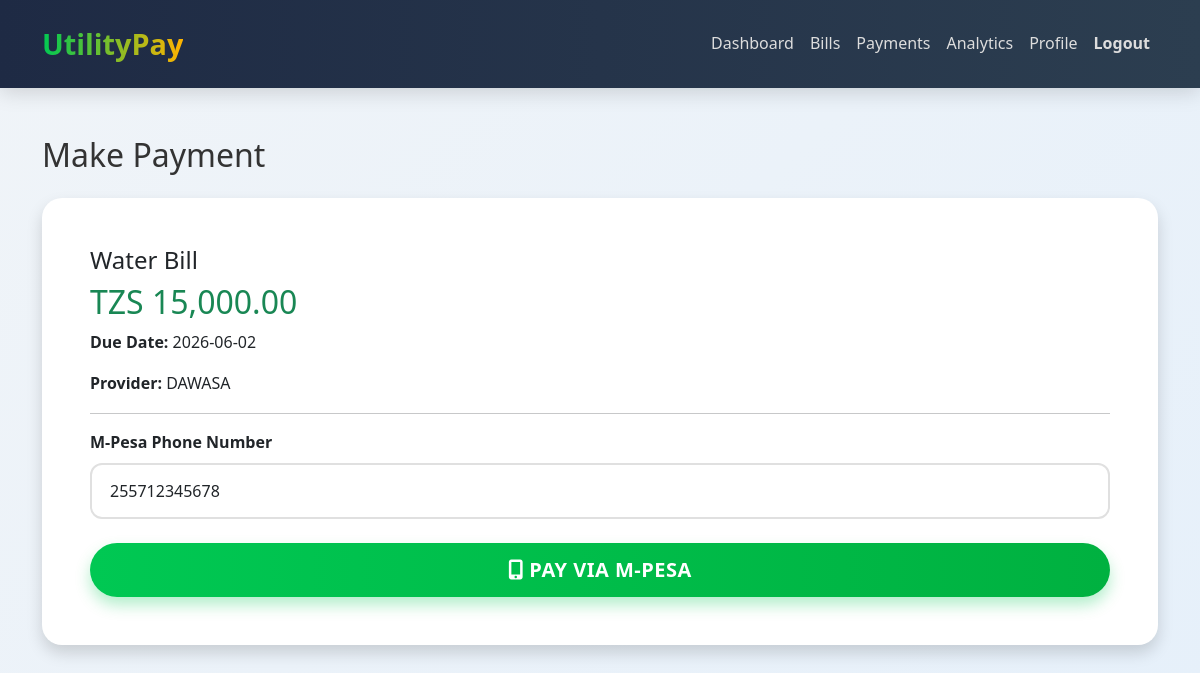
The page /payments.php?bill_id=1 (signed in) on the database its author committed.
### tables this page shows
CREATE TABLE `bills` (
  `id` int(11) NOT NULL,
  `user_id` int(11) DEFAULT NULL,
  `utility_type` enum('water','electricity','internet') NOT NULL,
  `amount` decimal(10,2) NOT NULL,
  `due_date` date NOT NULL,
  `status` enum('pending','paid') DEFAULT 'pending',
  `bill_number` varchar(50) DEFAULT NULL,
  `provider` varchar(100) DEFAULT NULL,
  `created_at` timestamp NOT NULL DEFAULT current_timestamp()
);

### payments.php (the view, shortened to what this page needs)
<?php
include 'includes/header.php';
$user_id = $_SESSION['user_id'];
$bill = null;
if (isset($_GET['bill_id'])) {
    $bill_id = (int)$_GET['bill_id'];
    $bill_query = $conn->query("SELECT * FROM bills WHERE id = $bill_id AND user_id = $user_id");
    $bill = $bill_query->fetch_assoc();
}
?>
<div class="container py-5">
    <h2 class="mb-4">Make Payment</h2>
    <?php if ($bill): ?>
        <div class="card shadow">
            <div class="card-body p-5">
                <h4><?= ucfirst($bill['utility_type']) ?> Bill</h4>
                <h2 class="text-success">TZS <?= number_format($bill['amount'], 2) ?></h2>
                <p><strong>Due Date:</strong> <?= $bill['due_date'] ?></p>
                <p><strong>Provider:</strong> <?= $bill['provider'] ?></p>
                <hr>
                <form method="POST">
                    <div class="mb-4">
                        <label class="form-label fw-bold">M-Pesa Phone Number</label>
                        <input type="text" name="phone" class="form-control" value="255<?= substr($_SESSION['phone'] ?? '712345678', -9) ?>" required>
                    </div>
                    <button type="submit" name="pay_mpesa" class="btn btn-success btn-lg w-100">
                        <i class="fas fa-mobile-alt"></i> PAY VIA M-PESA
                    </button>
                </form>
            </div>
        </div>
    <?php else: ?>
        <div class="alert alert-warning">Please select a bill from <a href="bills.php">My Bills</a></div>
    <?php endif; ?>
</div>
<?php include 'includes/footer.php'; ?>

### assets/css/style.css (style rules this page uses)
:root { --primary: #00c853; --primary-dark: #00b140; --secondary: #ffb300; --dark: #1e2a44; --light: #f8f9fa; --gray: #6c757d; --success: #00c853; --accent: #1e88e5; }
* { margin: 0; padding: 0; box-sizing: border-box; }
body { font-family: 'Segoe UI', system-ui, -apple-system, sans-serif; background: linear-gradient(135deg, #f0f4f8 0%, #e6f0fa 100%); color: #333; line-height: 1.6; overflow-x: hidden; }
.card { border: none; border-radius: 20px; box-shadow: 0 15px 35px rgba(0, 0, 0, 0.08); transition: all 0.4s cubic-bezier(0.4, 0, 0.2, 1); overflow: hidden; background: white; }
.btn { border-radius: 50px; padding: 12px 28px; font-weight: 600; transition: all 0.3s ease; text-transform: uppercase; letter-spacing: 0.5px; }
.btn-success, .btn-pay { background: linear-gradient(90deg, var(--primary), var(--primary-dark)); border: none; color: white; box-shadow: 0 8px 15px rgba(0, 200, 83, 0.3); }
.form-control { border-radius: 12px; padding: 14px 18px; border: 2px solid #e0e0e0; transition: all 0.3s; }

### rows shown on the page
bills: utility_type "Water", amount "15,000.00", due_date "2026-06-02", provider "DAWASA"
